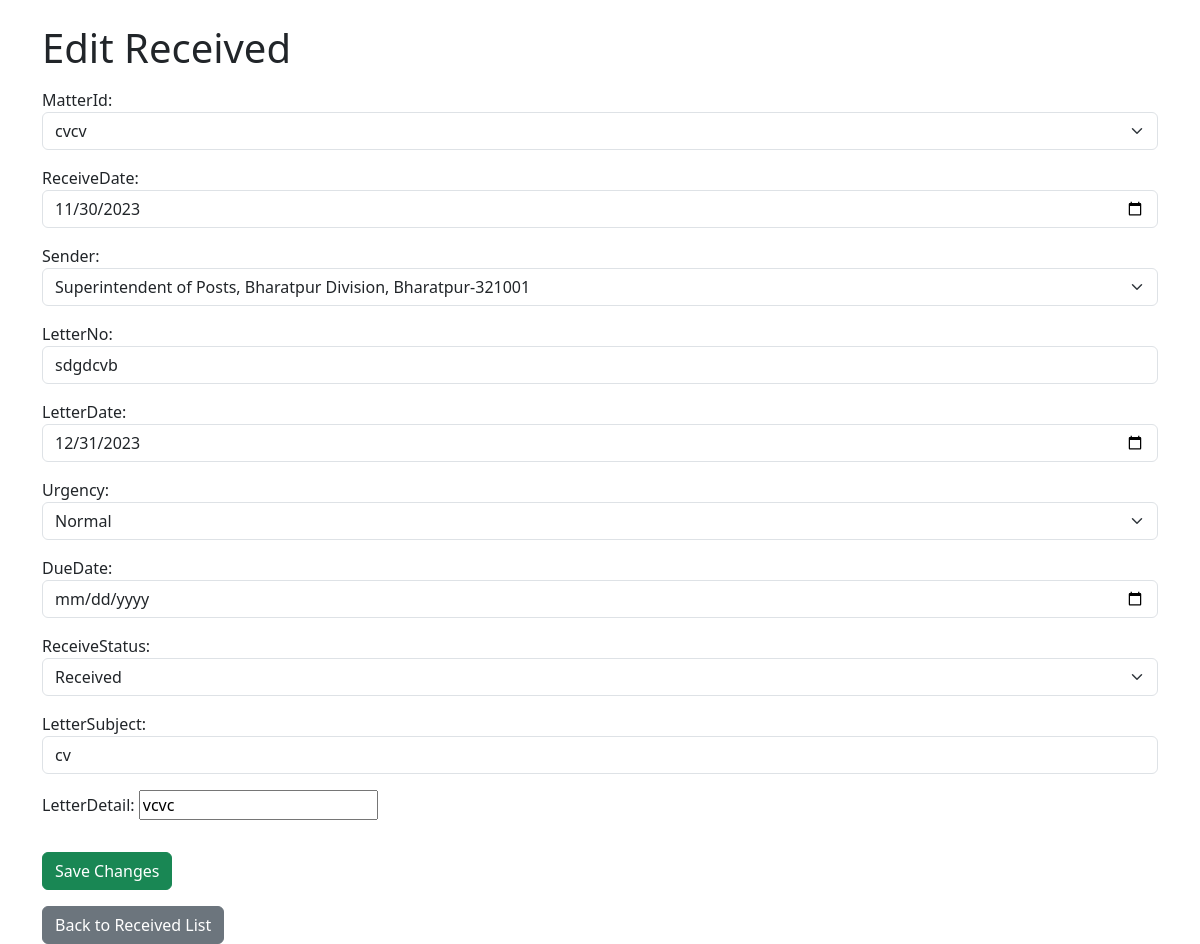
Screenshot of /fs/received_edit/1/ with the database file from the repository.
### fs/models.py (models this page shows, shortened)
class Received(models.Model):
    URGENCY_CHOICES = [
        ('Normal', 'Normal'),
        ('Urgent', 'Urgent'),
        ('MostUrgent', 'Most Urgent'),
    ]
    RECEIVE_STATUS_CHOICES = [
        ('Received', 'Received'),
        ('Issued', 'Issued'),
        ('Filed', 'Filed')
    ]
    FLOW_STATUS_CHOICES = [
        ('Noting Put Up', 'Noting Put Up'),
        ('Noting Rejected', 'Noting Rejected'),
        ('Noting Corrected', 'Noting Corrected'),
        ('Noting Approved', 'Noting Approved'),
        ('Draft Put Up', 'Draft Put Up'),
        ('Draft Rejected', 'Draft Rejected'),
        ('Draft Corrected', 'Draft Corrected'),
        ('Draft Approved', 'Draft Approved'),
        ('Letter Put Up', 'Letter Put Up'),
        ('Letter Rejected', 'Letter Rejected'),
        ('Letter Corrected', 'Letter Corrected'),
        ('Letter Approved', 'Letter Approved'),
    ]
    ReceiveDate = models.DateField()
    Sender = models.ForeignKey(Sender, on_delete=models.CASCADE)
    LetterNo = models.CharField(max_length=50, blank=True,null=True)
    LetterDate = models.DateField()
    LetterSubject = models.CharField(max_length=255)
    LetterDetail= RichTextField(blank=True, null= True)
    Urgency = models.CharField(max_length=15, choices=URGENCY_CHOICES)
    DueDate = models.DateField(null=True, blank=True)
    MatterId = models.ForeignKey(Matter, on_delete=models.CASCADE)
    ReceiveStatus = models.CharField(max_length=20, choices=RECEIVE_STATUS_CHOICES)
    FlowStatus = models.CharField(max_length=20, choices=FLOW_STATUS_CHOICES, null=True)
    created_at = models.DateTimeField(auto_now_add=True)
    updated_at = models.DateTimeField(auto_now=True)

### fs/views.py (the view, shortened to what this page needs)
# urls.py: path('received_edit/<int:pk>/', ReceivedEditView.as_view(), name='received_edit'),
class ReceivedEditView(View):
    template_name = 'fs/received_edit.html'
    def get(self, request, pk, *args, **kwargs):
        received_instance = get_object_or_404(Received, pk=pk)
        form = ReceivedExistingMatterForm(instance=received_instance)
        return render(request, self.template_name, {'form': form, 'pk': pk})

### fs/forms.py
class ReceivedExistingMatterForm(forms.ModelForm):
    class Meta:
        model = Received
        fields = ['MatterId', 'ReceiveDate', 'Sender', 'LetterNo', 'LetterDate', 'Urgency', 'DueDate', 'ReceiveStatus', 'LetterSubject', 'LetterDetail']
        widgets = {
            'MatterId': forms.Select(attrs={'class': 'form-select'}),
            'ReceiveDate': forms.DateInput(attrs={'class': 'form-control', 'type': 'date', 'format': 'dd-mm-yyyy'}),
            'Sender': forms.Select(attrs={'class': 'form-select'}),
            'LetterNo': forms.TextInput(attrs={'class': 'form-control'}),
            'LetterDate': forms.DateInput(attrs={'class': 'form-control', 'type': 'date', 'format': 'dd-mm-yyyy'}),
            'Urgency': forms.Select(attrs={'class': 'form-select'}),
            'DueDate': forms.DateInput(attrs={'class': 'form-control', 'type': 'date', 'format': 'dd-mm-yyyy'}),
            'ReceiveStatus': forms.Select(attrs={'class': 'form-select'}),
            'LetterSubject': forms.TextInput(attrs={'class': 'form-control'}),
            'LetterDetail': CKEditorWidget(),  # Use CKEditorWidget for rich text editing
        }

### fs/models.py (called while the page is built)
    def __str__(self):
        return self.MatterSubject

    def __str__(self):
        return f"{self.SenderPost}, {self.SenderOffice}, {self.SenderPlace}-{self.Pincode}"

### templates/fs/received_edit.html (shortened to what this page needs)
{% extends 'fs/base.html' %}
{% block content %}
    <h1>Edit Received</h1>
    <form method="post" action="{% url 'fs:received_edit' pk=pk %}" class="mt-3">
        {{ form.as_p }}
        <button type="submit" class="btn btn-success mt-3">Save Changes</button>
    </form>
    <a href="{% url 'fs:received_list' %}" class="btn btn-secondary mt-3">Back to Received List</a>
{% endblock %}

### rows the page displays
Received: MatterId "cvcv", ReceiveDate "11/30/2023", Sender "Superintendent of Posts, Bharatpur Division, Bharatpur-321001", LetterNo "sdgdcvb", LetterDate "12/31/2023", Urgency "Normal", ReceiveStatus "Received", LetterSubject "cv", LetterDetail "vcvc"
